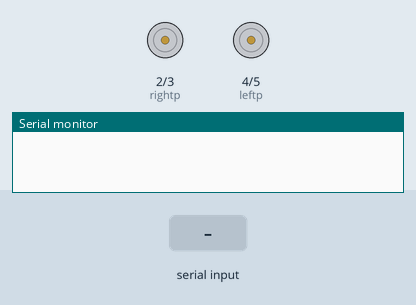
Bench run of a sketch on a simulated Arduino Uno, built with avr-gcc and run on an emulated ATmega328P. Shown: motor-driver pin pairs drawn as motors (green arrow = first pin HIGH = forward, orange = second pin HIGH = backward, longer = more drive), the last lines printed to the serial monitor. Inputs (shaded band) come from the test bench.

Above: at 1.2 s.
1.3 s: "f" received over Serial
At 1.9 s:
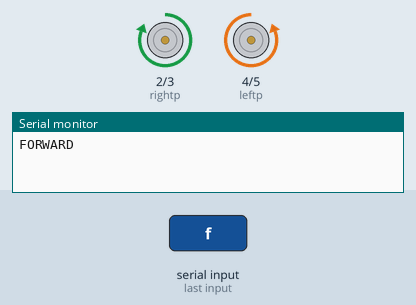
2.8 s: "l" received over Serial
At 4.0 s:
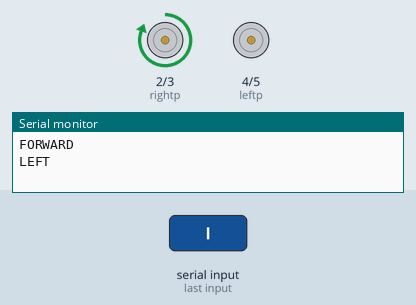
4.3 s: "r" received over Serial
At 5.3 s:
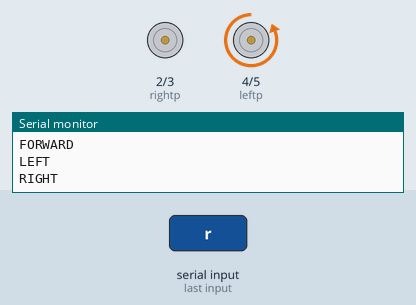
5.8 s: "b" received over Serial
At 6.5 s:
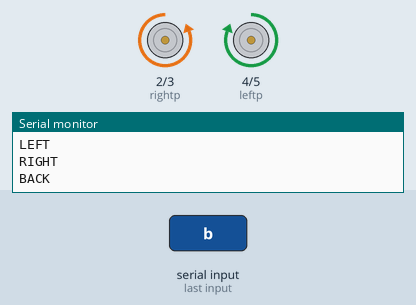
Timing chart, 0 to 8.3 s (numbered marks = the images above; inputs shaded):
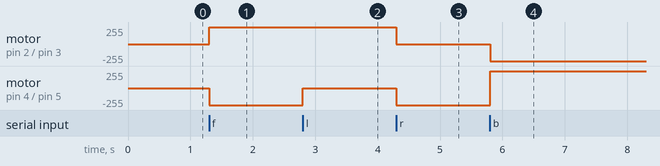

Measured:
- after the input at 1.3 s, motor on pin 2 (rightp) / pin 3 (rightn): stopped → forward 255/255 at once; motor on pin 4 (leftp) / pin 5 (leftn): stopped → backward 255/255 at once
- after the input at 2.8 s, motor on pin 4 (leftp) / pin 5 (leftn): backward 255/255 → stopped at once
- after the input at 4.3 s, motor on pin 2 (rightp) / pin 3 (rightn): forward 255/255 → stopped at once; motor on pin 4 (leftp) / pin 5 (leftn): stopped → backward 255/255 at once
- after the input at 5.8 s, motor on pin 2 (rightp) / pin 3 (rightn): stopped → backward 255/255 at once; motor on pin 4 (leftp) / pin 5 (leftn): backward 255/255 → forward 255/255 at once

The sketch:

COMMANDS.ino
```cpp
int rightp=2;
 int rightn=3;
 int leftp=4;
 int leftn=5;


void setup() {
   // put your setup code here, to run once:
Serial.begin(9600);
  pinMode(rightp,OUTPUT); //right WHEEL POSITIVE
  pinMode(rightn,OUTPUT); //right WHEEL NEGATIVE
  pinMode(leftp,OUTPUT); //left WHEEL POSITIVE
  pinMode(leftn,OUTPUT); //left WHEEL NEGATIVE

}

void loop() {

  char command;
  while(!Serial.available());
  command=Serial.read();

  if(command=='f')
  {
    Serial.println("FORWARD");
    digitalWrite(rightp,HIGH);
    digitalWrite(rightn,LOW);
    digitalWrite(leftp,LOW);
    digitalWrite(leftn,HIGH);
    delay(1);
  }
  if(command=='l')
{
Serial.println("LEFT");
digitalWrite(rightp,HIGH);
digitalWrite(rightn,LOW);
digitalWrite(leftp,LOW);
digitalWrite(leftn,LOW);
delay(1);
}

 if(command=='r')
{
Serial.println("RIGHT");
digitalWrite(rightp,LOW);
digitalWrite(rightn,LOW);
digitalWrite(leftp,LOW);
digitalWrite(leftn,HIGH);
delay(1);
}

if(command=='s')
{
Serial.println("STOP");
digitalWrite(rightp,LOW);
digitalWrite(rightn,LOW);
digitalWrite(leftp,LOW);
digitalWrite(leftn,LOW);
delay(1);
}

if(command=='b')
{
Serial.println("BACK");
digitalWrite(rightp,LOW);
digitalWrite(rightn,HIGH);
digitalWrite(leftp,HIGH);
digitalWrite(leftn,LOW);
delay(1);
}


}
```
